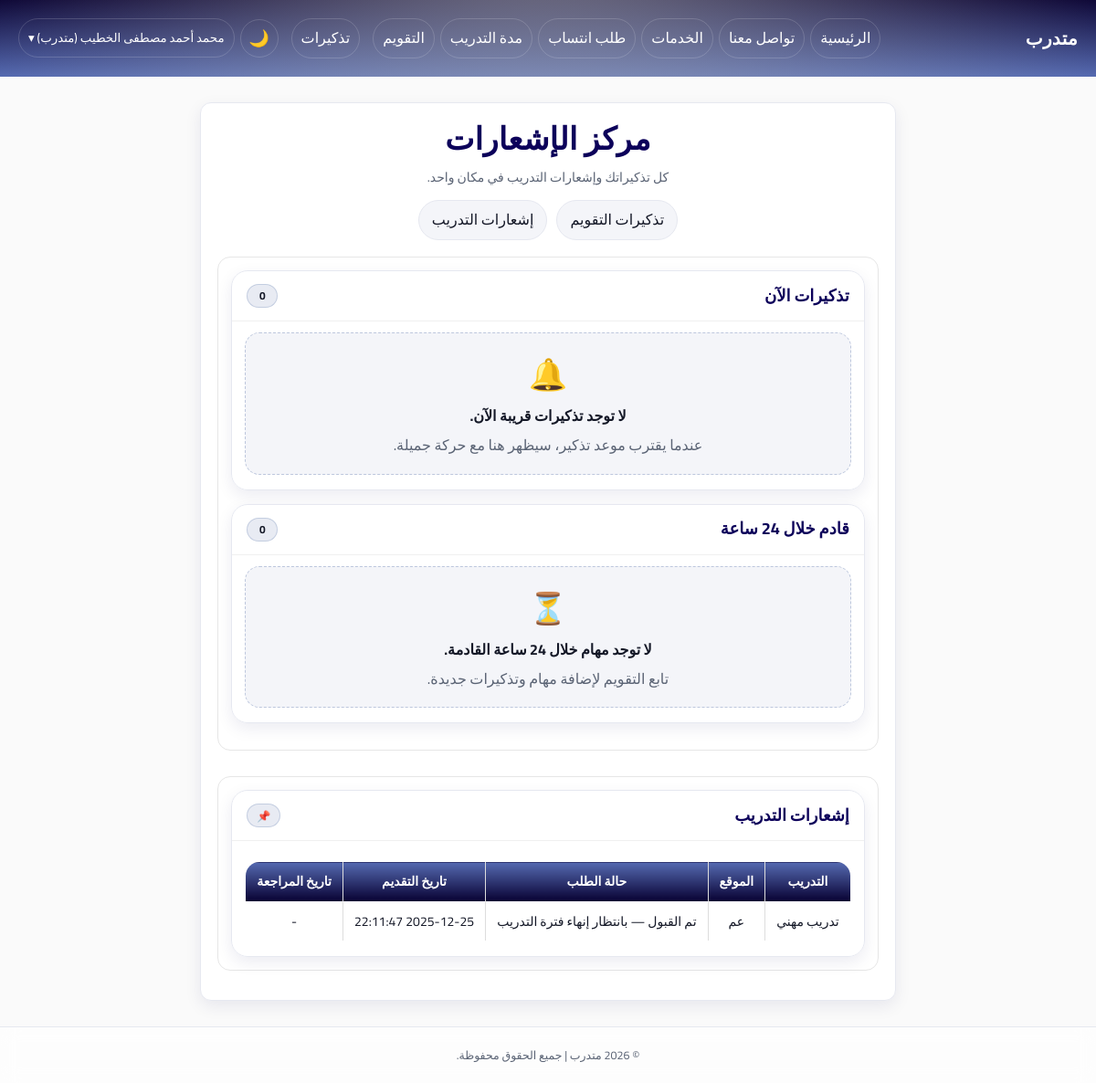
The page /calendar/upcoming_reminders.php (signed in) on the database as committed earlier.
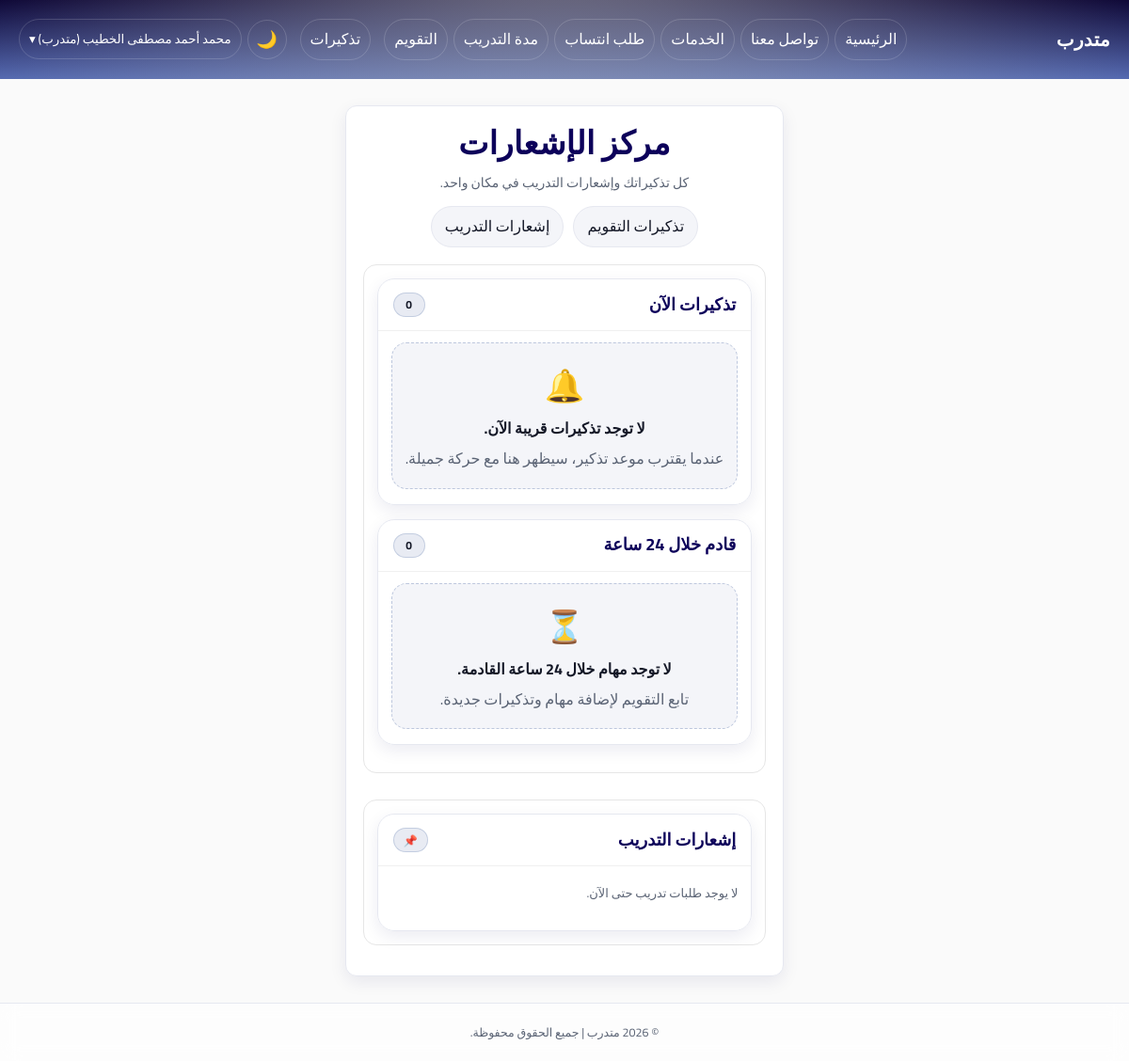
The same page on the database as committed later.
### tables this page shows
CREATE TABLE `training_applications` (
  `application_id` int(11) NOT NULL,
  `trainee_id` int(11) NOT NULL,
  `training_id` int(11) NOT NULL,
  `status` enum('pending','accepted','rejected','completed') NOT NULL DEFAULT 'pending',
  `trainee_seen` tinyint(1) NOT NULL DEFAULT 0,
  `applied_at` datetime NOT NULL DEFAULT current_timestamp(),
  `reviewed_at` datetime DEFAULT NULL,
  `notes` text DEFAULT NULL,
  `syndicate_notified` tinyint(1) NOT NULL DEFAULT 0
);

CREATE TABLE `trainings` (
  `training_id` int(11) NOT NULL,
  `lawyer_id` int(11) NOT NULL,
  `title` varchar(200) NOT NULL,
  `description` text DEFAULT NULL,
  `duration_months` int(11) DEFAULT NULL,
  `location` varchar(255) DEFAULT NULL,
  `start_date` date DEFAULT NULL,
  `end_date` date DEFAULT NULL,
  `status` enum('open','closed') NOT NULL DEFAULT 'open',
  `seats` int(11) NOT NULL DEFAULT 1,
  `created_at` datetime NOT NULL DEFAULT current_timestamp(),
  `updated_at` datetime NOT NULL DEFAULT current_timestamp() ON UPDATE current_timestamp()
);

### includes/theme_init.php (called while the page is built, shortened)
<?php
$theme = $_SESSION['site_theme'] ?? ($_COOKIE['site_theme'] ?? 'light');
$theme = ($theme === 'dark') ? 'dark' : 'light';
?>

### calendar/upcoming_reminders.php (the view, shortened to what the changed rows need)
<?php
require_once __DIR__ . '/../includes/theme_init.php';
require_once("../config/db.php");
$userId = (int) $_SESSION['user_id'];
$role = $_SESSION['role'] ?? 'guest';
$applications = [];
if ($role === 'trainee') {
  $stmt = $pdo->prepare("SELECT trainee_id FROM trainees WHERE user_id = ? LIMIT 1");
  $stmt->execute([$userId]);
  $trainee = $stmt->fetch(PDO::FETCH_ASSOC);
  if (!$trainee) {
    $trainee_id = null;
  } else {
    $trainee_id = (int) $trainee['trainee_id'];
    $stmt = $pdo->prepare("
            SELECT
                ta.application_id,
                ta.status,
                ta.applied_at,
                ta.reviewed_at,
                ta.trainee_seen,
                t.title,
                t.location
            FROM training_applications ta
            JOIN trainings t ON ta.training_id = t.training_id
            WHERE ta.trainee_id = ?
            ORDER BY ta.applied_at DESC
        ");
    $stmt->execute([$trainee_id]);
    $applications = $stmt->fetchAll(PDO::FETCH_ASSOC);
  }
}
?>
<!DOCTYPE html>
<html lang="ar" dir="rtl">
<head>
  <link rel="stylesheet" href="/mutadarrib/assets/css/style.css">
</head>
<body data-theme="<?= htmlspecialchars($theme) ?>">
  <?php include("../includes/header.php"); ?>
  <div class="wrap notify-wrap">
    <div class="notify-head">
      <h2 class="page-title">مركز الإشعارات</h2>
    </div>
    <div class="notify-grid">
    <?php if ($role === 'trainee'): ?>
      <div class="section" id="training">
        <div class="notify-section-card" data-notify-block="training">
          <div class="notify-body">
        <?php if (!isset($trainee_id) || !$trainee_id): ?>
          <div class="alert-exam-danger">
            حسابك متدرب لكن غير مربوط بسجل متدرب في جدول trainees.
          </div>
        <?php else: ?>
          <?php if (empty($applications)): ?>
            <p class="muted">لا يوجد طلبات تدريب حتى الآن.</p>
          <?php else: ?>
            <table>
              <thead>
                <tr>
                  <th>التدريب</th>
                  <th>الموقع</th>
                  <th>حالة الطلب</th>
                  <th>تاريخ التقديم</th>
                  <th>تاريخ المراجعة</th>
                </tr>
              </thead>
              <tbody>
                <?php foreach ($applications as $row): ?>
                  <tr class="<?= ((int) $row['trainee_seen'] === 0 && $row['status'] !== 'pending') ? 'unread-row' : '' ?>">
                    <td><?= htmlspecialchars($row['title']) ?></td>
                    <td><?= htmlspecialchars($row['location']) ?></td>
                    <td>
                      <?php if ($row['status'] === 'pending'): ?>
                        قيد المراجعة
                      <?php elseif ($row['status'] === 'accepted'): ?>
                        تم القبول — بانتظار إنهاء فترة التدريب
                      <?php elseif ($row['status'] === 'rejected'): ?>
                        تم الرفض
                      <?php elseif ($row['status'] === 'completed'): ?>
                        أنهيت فترة التدريب وأنت جاهز لامتحان المزاولة
                      <?php else: ?>
                        <?= htmlspecialchars($row['status']) ?>
                      <?php endif; ?>
                    </td>
                    <td><?= htmlspecialchars($row['applied_at']) ?></td>
                    <td><?= $row['reviewed_at'] ? htmlspecialchars($row['reviewed_at']) : '-' ?></td>
                  </tr>
                <?php endforeach; ?>
              </tbody>
            </table>
          <?php endif; ?>
        <?php endif; ?>
          </div>
        </div>
      </div>
    <?php endif; ?>
    </div>
  </div>
</body>
</html>

Rows that differ between the two databases and show on the page:
removed training_applications: training.title "تدريب مهني", training.location "عم", status "تم القبول — بانتظار إنهاء فترة التدريب", applied_at "2025-12-25 22:11:47"
Other text that changed with them:
text no longer shown: "التدريب الموقع حالة الطلب تاريخ التقديم تاريخ المراجعة"
text now shown: "لا يوجد طلبات تدريب حتى الآن."
